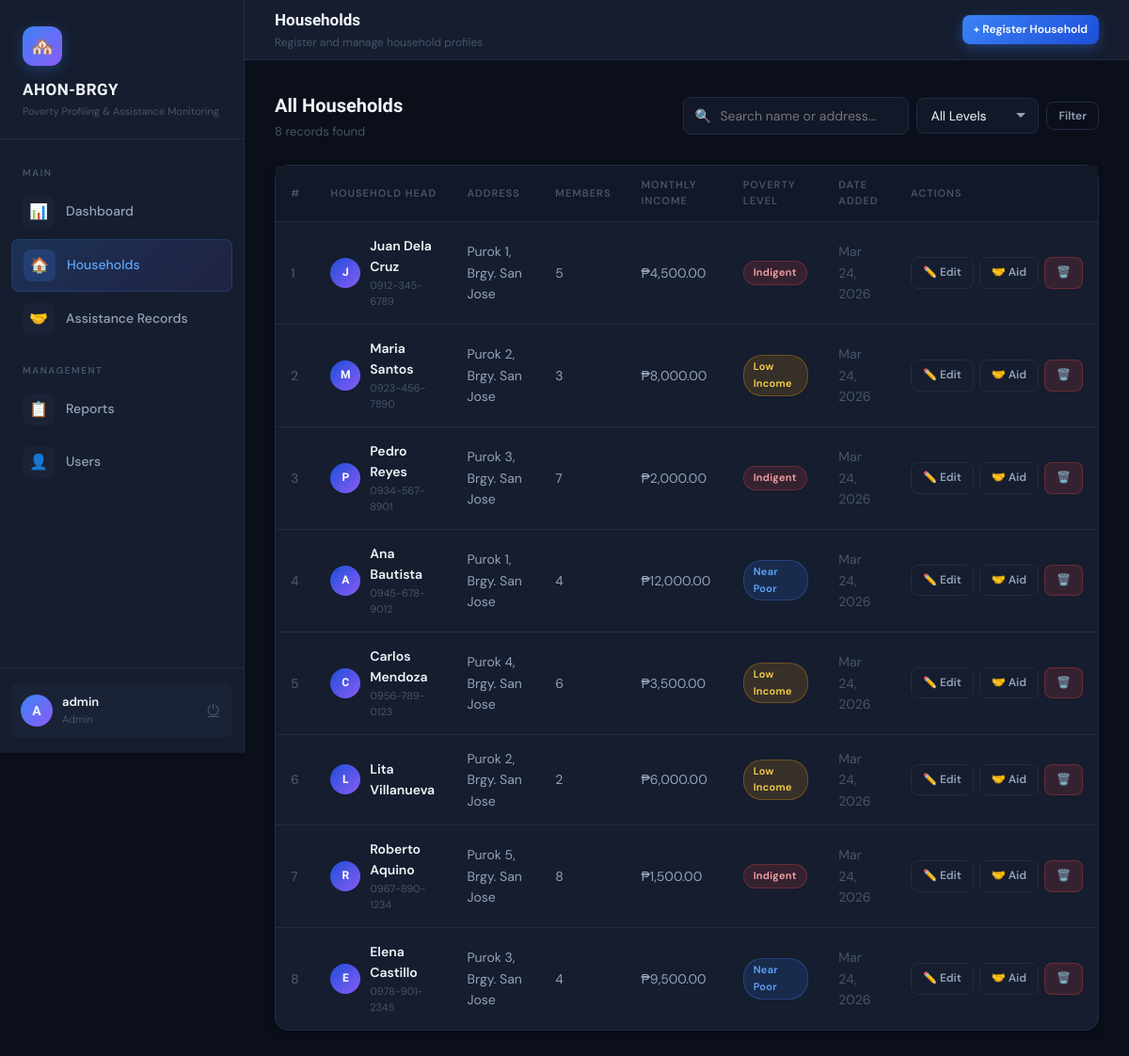
The page /src/households.php (signed in) on the database its author committed.
### tables this page shows
CREATE TABLE IF NOT EXISTS households (
  id             INT AUTO_INCREMENT PRIMARY KEY,
  household_head VARCHAR(150) NOT NULL,
  address        VARCHAR(255),
  members        INT DEFAULT 1,
  monthly_income DECIMAL(12,2) DEFAULT 0,
  poverty_level  ENUM('Indigent','Low Income','Near Poor') DEFAULT 'Low Income',
  contact        VARCHAR(20),
  notes          TEXT,
  created_at     TIMESTAMP DEFAULT CURRENT_TIMESTAMP,
  updated_at     TIMESTAMP DEFAULT CURRENT_TIMESTAMP ON UPDATE CURRENT_TIMESTAMP
);

### src/households.php (the view, shortened to what this page needs)
<?php
include 'db.php';
$action  = $_GET['action'] ?? 'list';
$edit_row = null;
$search = trim($_GET['search'] ?? '');
$filter = trim($_GET['filter'] ?? '');
$sql = "SELECT * FROM households WHERE 1=1";
$sql .= " ORDER BY created_at DESC";
$rows = $conn->query($sql);
$total = $rows->num_rows;
?>
<!DOCTYPE html>
<html lang="en">
<head>
  <link rel="stylesheet" href="style.css">
</head>
<body>
<div class="layout">
  <?php include 'sidebar.php'; ?>
  <div class="main">
    <header class="topbar">
      <div class="topbar-left">
        <h2>Households</h2>
        <p>Register and manage household profiles</p>
      </div>
      <div class="topbar-right">
        <a href="households.php?action=add" class="btn btn-primary btn-sm">+ Register Household</a>
      </div>
    </header>
    <div class="content">
      <?php if ($action === 'add' || $action === 'edit'): ?>
      <div class="breadcrumb">
        <a href="households.php">Households</a> ›
        <span><?= $action === 'add' ? 'Register New' : 'Edit Record' ?></span>
      </div>
      <div class="card" style="max-width:680px">
        <div class="section-title">
          <?= $action === 'add' ? '🏠 Register New Household' : '✏️ Edit Household' ?>
        </div>
        <form method="POST" action="households.php?action=<?= $action ?><?= $action==='edit'?'&id='.$edit_row['id']:'' ?>">
          <?php if ($action === 'edit'): ?>
          <input type="hidden" name="id" value="<?= $edit_row['id'] ?>">
          <?php endif; ?>
          <div class="form-grid">
            <div class="form-group span2">
              <label>HOUSEHOLD HEAD NAME *</label>
              <input type="text" name="household_head" required
                     value="<?= htmlspecialchars($edit_row['household_head'] ?? '') ?>"
                     placeholder="Full name of household head">
              <span class="field-hint">Used for duplicate detection — enter full legal name</span>
            </div>
            <div class="form-group span2">
              <label>COMPLETE ADDRESS *</label>
              <input type="text" name="address" required
                     value="<?= htmlspecialchars($edit_row['address'] ?? '') ?>"
                     placeholder="Purok, street, barangay">
            </div>
            <div class="form-group">
              <label>NUMBER OF MEMBERS</label>
              <input type="number" name="members" min="1" max="50"
                     value="<?= $edit_row['members'] ?? 1 ?>">
            </div>
            <div class="form-group">
              <label>MONTHLY INCOME (₱)</label>
              <input type="number" name="monthly_income" min="0" step="0.01"
                     value="<?= $edit_row['monthly_income'] ?? 0 ?>"
                     placeholder="0.00">
            </div>
            <div class="form-group">
              <label>POVERTY LEVEL *</label>
              <select name="poverty_level">
                <?php foreach(['Indigent','Low Income','Near Poor'] as $lv): ?>
                <option value="<?= $lv ?>" <?= ($edit_row['poverty_level']??'Low Income')===$lv?'selected':'' ?>><?= $lv ?></option>
                <?php endforeach; ?>
              </select>
              <span class="field-hint">Indigent = highest priority</span>
            </div>
            <div class="form-group">
              <label>CONTACT NUMBER</label>
              <input type="text" name="contact"
                     value="<?= htmlspecialchars($edit_row['contact'] ?? '') ?>"
                     placeholder="09xx-xxx-xxxx">
            </div>
            <div class="form-group span2">
              <label>ADDITIONAL NOTES</label>
              <textarea name="notes" placeholder="Special circumstances, disability, etc."><?= htmlspecialchars($edit_row['notes'] ?? '') ?></textarea>
            </div>
          </div>
          <div class="divider"></div>
          <div style="display:flex;gap:10px">
            <button type="submit" class="btn btn-success">
              <?= $action === 'add' ? '✅ Register Household' : '💾 Save Changes' ?>
            </button>
            <a href="households.php" class="btn btn-ghost">Cancel</a>
          </div>
        </form>
      </div>
      <?php else: ?>
      <div class="page-header">
        <div>
          <h3>All Households</h3>
          <p><?= $total ?> record<?= $total!=1?'s':'' ?> found</p>
        </div>
        <div style="display:flex;gap:10px;align-items:center;flex-wrap:wrap">
          <form method="GET" action="households.php" style="display:flex;gap:8px;align-items:center">
            <div class="search-bar">
              <span class="search-icon">🔍</span>
              <input type="text" name="search" value="<?= htmlspecialchars($search) ?>" placeholder="Search name or address...">
            </div>
            <select name="filter" style="min-width:130px">
              <option value="">All Levels</option>
            </select>
            <button type="submit" class="btn btn-ghost btn-sm">Filter</button>
          </form>
        </div>
      </div>
      <div class="card" style="padding:0">
        <?php if ($total === 0): ?>
        <div class="empty-state">
          <div class="empty-icon">🏠</div>
          <h4><?= $search||$filter ? 'No results found' : 'No households registered' ?></h4>
          <p><?= $search||$filter ? 'Try adjusting your search or filter.' : 'Start by registering the first household.' ?></p>
          <?php if (!$search && !$filter): ?>
          <a href="households.php?action=add" class="btn btn-primary" style="margin-top:16px">+ Register Household</a>
          <?php endif; ?>
        </div>
        <?php else: ?>
        <div class="table-wrap">
          <table>
            <thead>
              <tr>
                <th>#</th>
                <th>Household Head</th>
                <th>Address</th>
                <th>Members</th>
                <th>Monthly Income</th>
                <th>Poverty Level</th>
                <th>Date Added</th>
                <th>Actions</th>
              </tr>
            </thead>
            <tbody>
            <?php $i=1; while($r = $rows->fetch_assoc()): ?>
            <tr>
              <td style="color:var(--text3)"><?= $i++ ?></td>
              <td>
                <div style="display:flex;align-items:center;gap:10px">
                  <div class="avatar"><?= strtoupper(substr($r['household_head'],0,1)) ?></div>
                  <div>
                    <div style="font-weight:600;color:var(--text)"><?= htmlspecialchars($r['household_head']) ?></div>
                    <?php if($r['contact']): ?>
                    <div style="font-size:11px;color:var(--text3)"><?= htmlspecialchars($r['contact']) ?></div>
                    <?php endif; ?>
                  </div>
                </div>
              </td>
              <td><?= htmlspecialchars($r['address']) ?></td>
              <td><?= $r['members'] ?></td>
              <td>₱<?= number_format($r['monthly_income'], 2) ?></td>
              <td>
                <?php
                  $bmap = ['Indigent'=>'badge-red','Low Income'=>'badge-amber','Near Poor'=>'badge-blue'];
                  echo '<span class="badge '.($bmap[$r['poverty_level']]??'badge-blue').'">'.$r['poverty_level'].'</span>';
                ?>
              </td>
              <td style="color:var(--text3)"><?= date('M j, Y', strtotime($r['created_at'])) ?></td>
              <td>
                <div style="display:flex;gap:6px">
                  <a href="households.php?action=edit&id=<?= $r['id'] ?>" class="btn btn-ghost btn-sm">✏️ Edit</a>
                  <a href="assistance.php?action=add&hid=<?= $r['id'] ?>" class="btn btn-ghost btn-sm">🤝 Aid</a>
                  <a href="households.php?action=delete&id=<?= $r['id'] ?>"
                     onclick="return confirm('Delete this household and all its assistance records?')"
                     class="btn btn-danger btn-sm">🗑️</a>
                </div>
              </td>
            </tr>
            <?php endwhile; ?>
            </tbody>
          </table>
        </div>
        <?php endif; ?>
      </div>
      <?php endif; ?>
    </div>
  </div>
</div>
</body>
</html>

### rows shown on the page
households: household_head "J", household_head "Juan Dela Cruz", contact "0912-345-6789", address "Purok 1, Brgy. San Jose", members "5", monthly_income "4,500.00", poverty_level "Indigent", created_at "Mar 24, 2026"
households: household_head "M", household_head "Maria Santos", contact "0923-456-7890", address "Purok 2, Brgy. San Jose", members "3", monthly_income "8,000.00", poverty_level "Low Income", created_at "Mar 24, 2026"
households: household_head "P", household_head "Pedro Reyes", contact "0934-567-8901", address "Purok 3, Brgy. San Jose", members "7", monthly_income "2,000.00", poverty_level "Indigent", created_at "Mar 24, 2026"
households: household_head "A", household_head "Ana Bautista", contact "0945-678-9012", address "Purok 1, Brgy. San Jose", members "4", monthly_income "12,000.00", poverty_level "Near Poor", created_at "Mar 24, 2026"
households: household_head "C", household_head "Carlos Mendoza", contact "0956-789-0123", address "Purok 4, Brgy. San Jose", members "6", monthly_income "3,500.00", poverty_level "Low Income", created_at "Mar 24, 2026"
households: household_head "L", household_head "Lita Villanueva", address "Purok 2, Brgy. San Jose", members "2", monthly_income "6,000.00", poverty_level "Low Income", created_at "Mar 24, 2026"
households: household_head "R", household_head "Roberto Aquino", contact "0967-890-1234", address "Purok 5, Brgy. San Jose", members "8", monthly_income "1,500.00", poverty_level "Indigent", created_at "Mar 24, 2026"
households: household_head "E", household_head "Elena Castillo", contact "0978-901-2345", address "Purok 3, Brgy. San Jose", members "4", monthly_income "9,500.00", poverty_level "Near Poor", created_at "Mar 24, 2026"

### other values the page prints
substr($_SESSION['user']['username'] ?? 'U', 0, 1) "A"
$_SESSION['user']['username'] "admin"
$_SESSION['user']['role'] "Admin"
$total "8"
